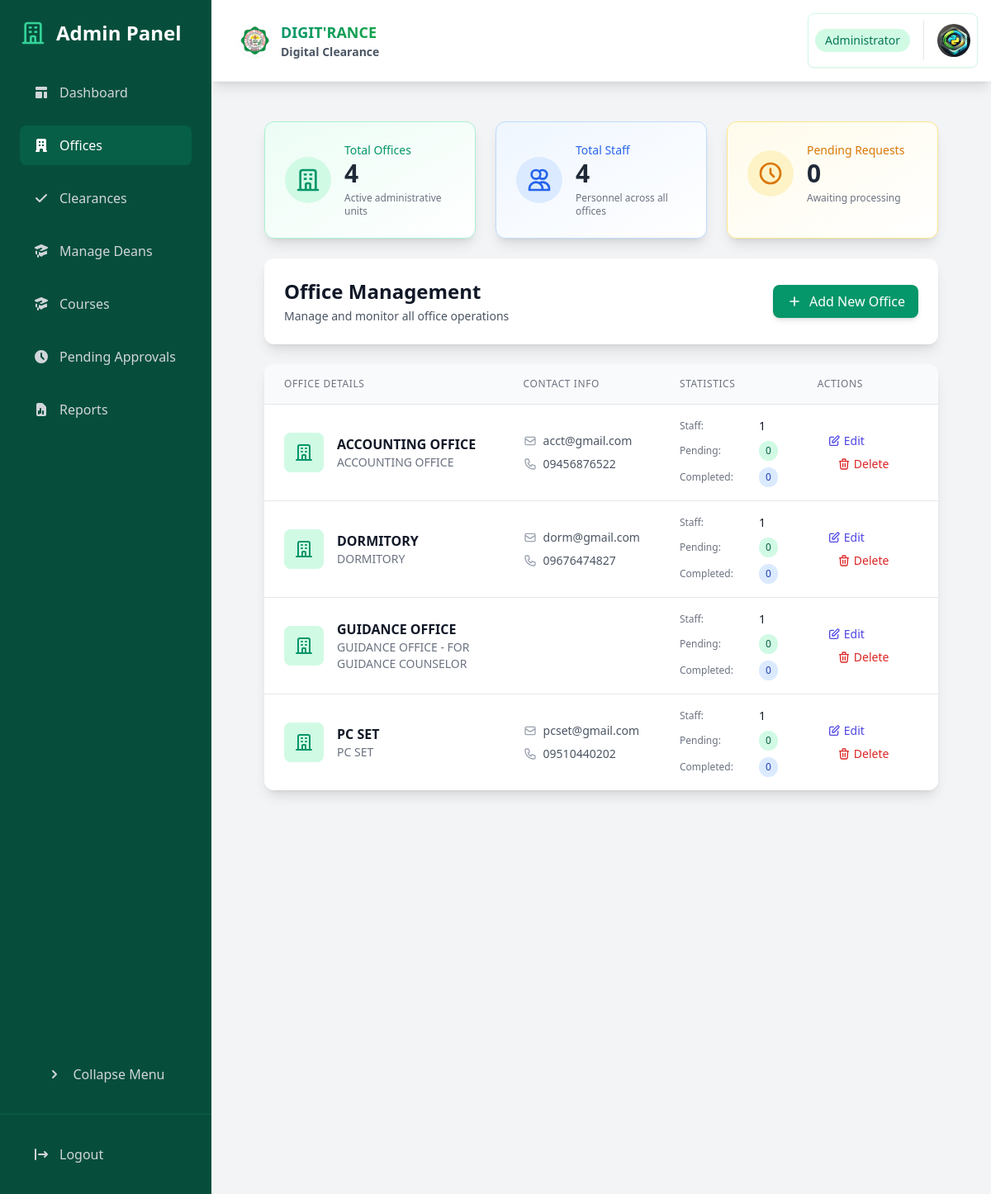
Page /dashboard/admin/offices/ (signed in) on the committed database.
### core/models.py (models this page shows, shortened)
class Office(models.Model):
    OFFICE_TYPES = [
        ('SET', 'SET'),
        ('STE', 'STE'),
        ('SOCJE', 'SOCJE'),
        ('SAFES', 'SAFES'),
        ('SSB SET', 'SSB SET'),
        ('SSB STE', 'SSB STE'),
        ('SSB SOCJE', 'SSB SOCJE'),
        ('SSB SAFES', 'SSB SAFES'),
        ('OTHER', 'OTHER'),
    ]
    name = models.CharField(max_length=255, unique=True)
    office_type = models.CharField(max_length=50, choices=OFFICE_TYPES, default='OTHER')
    affiliated_dean = models.ForeignKey(Dean, on_delete=models.SET_NULL, null=True, blank=True)
    description = models.TextField(blank=True, null=True)
    location = models.CharField(max_length=255, blank=True, null=True)
    contact_number = models.CharField(max_length=50, blank=True, null=True)
    email = models.EmailField(blank=True, null=True)
    created_at = models.DateTimeField(auto_now_add=True)

### core/views.py (the view, shortened to what this page needs)
# urls.py: path('dashboard/admin/offices/', views.admin_offices, name='admin_offices'),
@login_required
@user_passes_test(lambda u: u.is_superuser)
def admin_offices(request):
    offices = Office.objects.annotate(
        staff_count=Count('staff'),
        pending_requests=Count('clearance_requests', filter=Q(clearance_requests__status='pending')),
        completed_requests=Count('clearance_requests', filter=Q(clearance_requests__status='completed')),
        total_requests=Count('clearance_requests')
    ).order_by('name')
    return render(request, 'admin/offices.html', {
        'offices': offices,
        'total_offices': offices.count(),
        'total_staff': Staff.objects.count(),
        'total_pending_requests': sum(office.pending_requests for office in offices),
    })

### core/models.py (called while the page is built)
    def get_profile_picture_url(self):
        return self.profile_picture.url if self.profile_picture else static('img/default-profile.png')

### templates/admin/offices.html (shortened to what this page needs)
{% extends 'admin/base_admin.html' %}
{% block admin_content %}
<div class="space-y-6">
    <div class="grid grid-cols-1 md:grid-cols-3 gap-6">
        <div class="bg-gradient-to-br from-emerald-50 to-white rounded-xl shadow-lg p-6 border border-emerald-200 transform hover:scale-105 transition-all duration-300">
            <div class="flex items-center">
                <div class="p-3 rounded-full bg-emerald-100 mr-4">
                    <svg class="w-8 h-8 text-emerald-600" fill="none" stroke="currentColor" viewBox="0 0 24 24">
                        <path stroke-linecap="round" stroke-linejoin="round" stroke-width="2" d="M19 21V5a2 2 0 00-2-2H7a2 2 0 00-2 2v16m14 0h2m-2 0h-5m-9 0H3m2 0h5M9 7h1m-1 4h1m4-4h1m-1 4h1m-5 10v-5a1 1 0 011-1h2a1 1 0 011 1v5m-4 0h4"/>
                    </svg>
                </div>
                <div>
                    <p class="text-sm font-medium text-emerald-600">Total Offices</p>
                    <h3 class="text-3xl font-bold text-gray-800">{{ total_offices }}</h3>
                    <p class="text-xs text-gray-500 mt-1">Active administrative units</p>
                </div>
            </div>
        </div>
        <div class="bg-gradient-to-br from-blue-50 to-white rounded-xl shadow-lg p-6 border border-blue-200 transform hover:scale-105 transition-all duration-300">
            <div class="flex items-center">
                <div class="p-3 rounded-full bg-blue-100 mr-4">
                    <svg class="w-8 h-8 text-blue-600" fill="none" stroke="currentColor" viewBox="0 0 24 24">
                        <path stroke-linecap="round" stroke-linejoin="round" stroke-width="2" d="M12 4.354a4 4 0 110 5.292M15 21H3v-1a6 6 0 0112 0v1zm0 0h6v-1a6 6 0 00-9-5.197M13 7a4 4 0 11-8 0 4 4 0 018 0z"/>
                    </svg>
                </div>
                <div>
                    <p class="text-sm font-medium text-blue-600">Total Staff</p>
                    <h3 class="text-3xl font-bold text-gray-800">{{ total_staff }}</h3>
                    <p class="text-xs text-gray-500 mt-1">Personnel across all offices</p>
                </div>
            </div>
        </div>
        <div class="bg-gradient-to-br from-amber-50 to-white rounded-xl shadow-lg p-6 border border-amber-200 transform hover:scale-105 transition-all duration-300">
            <div class="flex items-center">
                <div class="p-3 rounded-full bg-amber-100 mr-4">
                    <svg class="w-8 h-8 text-amber-600" fill="none" stroke="currentColor" viewBox="0 0 24 24">
                        <path stroke-linecap="round" stroke-linejoin="round" stroke-width="2" d="M12 8v4l3 3m6-3a9 9 0 11-18 0 9 9 0 0118 0z"/>
                    </svg>
                </div>
                <div>
                    <p class="text-sm font-medium text-amber-600">Pending Requests</p>
                    <h3 class="text-3xl font-bold text-gray-800">{{ total_pending_requests }}</h3>
                    <p class="text-xs text-gray-500 mt-1">Awaiting processing</p>
                </div>
            </div>
        </div>
    </div>
    <div class="bg-white rounded-xl shadow-lg p-6">
        <div class="flex justify-between items-center">
            <div>
                <h2 class="text-2xl font-bold text-gray-900">Office Management</h2>
                <p class="text-sm text-gray-600 mt-1">Manage and monitor all office operations</p>
            </div>
            <button onclick="openAddOfficeModal()"
                    class="inline-flex items-center px-4 py-2 bg-emerald-600 text-white rounded-lg hover:bg-emerald-700 transition-all duration-200 transform hover:scale-105 shadow-md">
                <svg class="w-5 h-5 mr-2" fill="none" stroke="currentColor" viewBox="0 0 24 24">
                    <path stroke-linecap="round" stroke-linejoin="round" stroke-width="2" d="M12 6v6m0 0v6m0-6h6m-6 0H6"/>
                </svg>
                Add New Office
            </button>
        </div>
    </div>
    <div class="bg-white rounded-xl shadow-lg overflow-hidden">
        <div class="overflow-x-auto">
            <table class="min-w-full divide-y divide-gray-200">
                <thead class="bg-gray-50">
                    <tr>
                        <th scope="col" class="px-6 py-4 text-left text-xs font-medium text-gray-500 uppercase tracking-wider">Office Details</th>
                        <th scope="col" class="px-6 py-4 text-left text-xs font-medium text-gray-500 uppercase tracking-wider">Contact Info</th>
                        <th scope="col" class="px-6 py-4 text-left text-xs font-medium text-gray-500 uppercase tracking-wider">Statistics</th>
                        <th scope="col" class="px-6 py-4 text-left text-xs font-medium text-gray-500 uppercase tracking-wider">Actions</th>
                    </tr>
                </thead>
                <tbody class="bg-white divide-y divide-gray-200">
                    {% for office in offices %}
                    <tr class="hover:bg-gray-50 transition-colors duration-200">
                        <td class="px-6 py-4">
                            <div class="flex items-center">
                                <div class="flex-shrink-0 h-12 w-12 bg-emerald-100 rounded-lg flex items-center justify-center">
                                    <svg class="h-6 w-6 text-emerald-600" fill="none" stroke="currentColor" viewBox="0 0 24 24">
                                        <path stroke-linecap="round" stroke-linejoin="round" stroke-width="2" d="M19 21V5a2 2 0 00-2-2H7a2 2 0 00-2 2v16m14 0h2m-2 0h-5m-9 0H3m2 0h5M9 7h1m-1 4h1m4-4h1m-1 4h1m-5 10v-5a1 1 0 011-1h2a1 1 0 011 1v5m-4 0h4"/>
                                    </svg>
                                </div>
                                <div class="ml-4">
                                    <div class="text-base font-semibold text-gray-900">{{ office.name }}</div>
                                    {% if office.description %}
                                    <div class="text-sm text-gray-500">{{ office.description }}</div>
                                    {% endif %}
                                </div>
                            </div>
                        </td>
                        <td class="px-6 py-4">
                            {% if office.email or office.contact_number %}
                            <div class="space-y-2">
                                {% if office.email %}
                                <div class="flex items-center text-sm text-gray-600">
                                    <svg class="w-4 h-4 mr-2 text-gray-400" fill="none" stroke="currentColor" viewBox="0 0 24 24">
                                        <path stroke-linecap="round" stroke-linejoin="round" stroke-width="2" d="M3 8l7.89 5.26a2 2 0 002.22 0L21 8M5 19h14a2 2 0 002-2V7a2 2 0 00-2-2H5a2 2 0 00-2 2v10a2 2 0 002 2z"/>
                                    </svg>
                                    <span class="hover:text-emerald-600 transition-colors duration-200">{{ office.email }}</span>
                                </div>
                                {% endif %}
                                {% if office.contact_number %}
                                <div class="flex items-center text-sm text-gray-600">
                                    {{ office.contact_number }}
                                </div>
                                {% endif %}
                            </div>
                            {% endif %}
                        </td>
                        <td class="px-6 py-4">
                            <div class="space-y-2">
                                <div class="flex items-center">
                                    <div class="w-24 text-xs text-gray-500">Staff:</div>
                                    <span class="text-sm font-medium text-gray-900">{{ office.staff_count }}</span>
                                </div>
                                <div class="flex items-center">
                                    <div class="w-24 text-xs text-gray-500">Pending:</div>
                                    <span class="px-2 py-1 text-xs font-medium rounded-full {% if office.pending_requests > 0 %}bg-amber-100 text-amber-800{% else %}bg-emerald-100 text-emerald-800{% endif %}">
                                        {{ office.pending_requests }}
                                    </span>
                                </div>
                                <div class="flex items-center">
                                    <div class="w-24 text-xs text-gray-500">Completed:</div>
                                    <span class="px-2 py-1 text-xs font-medium rounded-full bg-blue-100 text-blue-800">
                                        {{ office.completed_requests }}
                                    </span>
                                </div>
                            </div>
                        </td>
                        <td class="px-6 py-4 text-sm font-medium space-x-3">
                            <button onclick="editOffice('{{ office.id }}')"
                                    class="text-indigo-600 hover:text-indigo-900 inline-flex items-center hover:bg-indigo-50 px-3 py-1 rounded-md transition-colors duration-200">
                                <svg class="w-4 h-4 mr-1" fill="none" stroke="currentColor" viewBox="0 0 24 24">
                                    <path stroke-linecap="round" stroke-linejoin="round" stroke-width="2" d="M11 5H6a2 2 0 00-2 2v11a2 2 0 002 2h11a2 2 0 002-2v-5m-1.414-9.414a2 2 0 112.828 2.828L11.828 15H9v-2.828l8.586-8.586z"/>
                                </svg>
                                Edit
                            </button>
                            <button onclick="deleteOffice('{{ office.id }}', '{{ office.name|escapejs }}')"
                                    class="text-red-600 hover:text-red-900 inline-flex items-center hover:bg-red-50 px-3 py-1 rounded-md transition-colors duration-200">
                                <svg class="w-4 h-4 mr-1" fill="none" stroke="currentColor" viewBox="0 0 24 24">
                                    <path stroke-linecap="round" stroke-linejoin="round" stroke-width="2" d="M19 7l-.867 12.142A2 2 0 0116.138 21H7.862a2 2 0 01-1.995-1.858L5 7m5 4v6m4-6v6m1-10V4a1 1 0 00-1-1h-4a1 1 0 00-1 1v3M4 7h16"/>
                                </svg>
                                Delete
                            </button>
                        </td>
                    </tr>
                    {% endfor %}
                </tbody>
            </table>
        </div>
    </div>
</div>
{% endblock %}

### rows in the picture
Office: name "ACCOUNTING OFFICE", description "ACCOUNTING OFFICE", email "acct@gmail.com", contact_number "09456876522", staff_count "1", pending_requests "0", completed_requests "0"
Office: name "DORMITORY", description "DORMITORY", email "dorm@gmail.com", contact_number "09676474827", staff_count "1", pending_requests "0", completed_requests "0"
Office: name "GUIDANCE OFFICE", description "GUIDANCE OFFICE - FOR GUIDANCE COUNSELOR", staff_count "1", pending_requests "0", completed_requests "0"
Office: name "PC SET", description "PC SET", email "pcset@gmail.com", contact_number "09510440202", staff_count "1", pending_requests "0", completed_requests "0"

### other values in the picture
{{ total_offices }} "4"
{{ total_staff }} "4"
{{ total_pending_requests }} "0"
